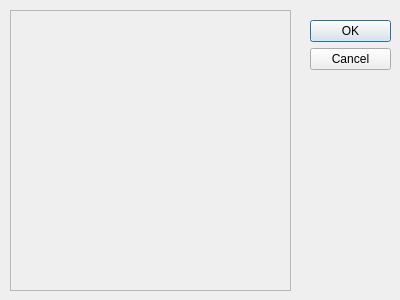
<?xml version="1.0" encoding="UTF-8"?>
<ui version="4.0">
 <class>Dialog</class>
 <widget class="QDialog" name="Dialog">
  <property name="geometry">
   <rect>
    <x>0</x>
    <y>0</y>
    <width>400</width>
    <height>300</height>
   </rect>
  </property>
  <property name="windowTitle">
   <string>Stats</string>
  </property>
  <widget class="QDialogButtonBox" name="buttonBox">
   <property name="geometry">
    <rect>
     <x>310</x>
     <y>20</y>
     <width>81</width>
     <height>241</height>
    </rect>
   </property>
   <property name="orientation">
    <enum>Qt::Vertical</enum>
   </property>
   <property name="standardButtons">
    <set>QDialogButtonBox::Cancel|QDialogButtonBox::Ok</set>
   </property>
  </widget>
  <widget class="QTextEdit" name="textEdit">
   <property name="enabled">
    <bool>false</bool>
   </property>
   <property name="geometry">
    <rect>
     <x>10</x>
     <y>10</y>
     <width>281</width>
     <height>281</height>
    </rect>
   </property>
   <property name="html">
    <string>&lt;!DOCTYPE HTML PUBLIC &quot;-//W3C//DTD HTML 4.0//EN&quot; &quot;http://www.w3.org/TR/REC-html40/strict.dtd&quot;&gt;
&lt;html&gt;&lt;head&gt;&lt;meta name=&quot;qrichtext&quot; content=&quot;1&quot; /&gt;&lt;style type=&quot;text/css&quot;&gt;
p, li { white-space: pre-wrap; }
&lt;/style&gt;&lt;/head&gt;&lt;body style=&quot; font-family:'Ubuntu'; font-size:11pt; font-weight:400; font-style:normal;&quot;&gt;
&lt;p style=&quot;-qt-paragraph-type:empty; margin-top:0px; margin-bottom:0px; margin-left:0px; margin-right:0px; -qt-block-indent:0; text-indent:0px;&quot;&gt;&lt;br /&gt;&lt;/p&gt;&lt;/body&gt;&lt;/html&gt;</string>
   </property>
  </widget>
 </widget>
 <resources/>
 <connections>
  <connection>
   <sender>buttonBox</sender>
   <signal>accepted()</signal>
   <receiver>Dialog</receiver>
   <slot>accept()</slot>
   <hints>
    <hint type="sourcelabel">
     <x>248</x>
     <y>254</y>
    </hint>
    <hint type="destinationlabel">
     <x>157</x>
     <y>274</y>
    </hint>
   </hints>
  </connection>
  <connection>
   <sender>buttonBox</sender>
   <signal>rejected()</signal>
   <receiver>Dialog</receiver>
   <slot>reject()</slot>
   <hints>
    <hint type="sourcelabel">
     <x>316</x>
     <y>260</y>
    </hint>
    <hint type="destinationlabel">
     <x>286</x>
     <y>274</y>
    </hint>
   </hints>
  </connection>
 </connections>
</ui>
